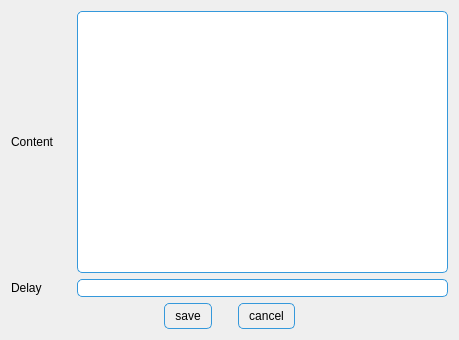
<?xml version="1.0" encoding="UTF-8"?>
<ui version="4.0">
 <class>Form</class>
 <widget class="QWidget" name="Form">
  <property name="geometry">
   <rect>
    <x>0</x>
    <y>0</y>
    <width>459</width>
    <height>340</height>
   </rect>
  </property>
  <property name="windowTitle">
   <string>Form</string>
  </property>
  <property name="styleSheet">
   <string notr="true">QPlainTextEdit{
    background-color: white;
    border: 1px solid #3498db;
    border-radius: 5px;
}

QLineEdit{
    background-color: white;
    border: 1px solid #3498db;
    border-radius: 5px;
}

QPushButton{
    border: 1px solid #3498db;
    border-radius: 5px;
	padding-top: 5px;
	padding-bottom: 5px; 
    padding-left: 10px; 
	padding-right: 10px; 
}

QPushButton::hover{
	background-color:rgb(153, 193, 241)
}</string>
  </property>
  <layout class="QVBoxLayout" name="verticalLayout">
   <item>
    <layout class="QHBoxLayout" name="horizontalLayout">
     <item>
      <widget class="QLabel" name="contentLable">
       <property name="sizePolicy">
        <sizepolicy hsizetype="Fixed" vsizetype="Preferred">
         <horstretch>0</horstretch>
         <verstretch>0</verstretch>
        </sizepolicy>
       </property>
       <property name="minimumSize">
        <size>
         <width>60</width>
         <height>0</height>
        </size>
       </property>
       <property name="text">
        <string>Content</string>
       </property>
      </widget>
     </item>
     <item>
      <widget class="QPlainTextEdit" name="contentInput"/>
     </item>
    </layout>
   </item>
   <item>
    <layout class="QHBoxLayout" name="horizontalLayout_2">
     <item>
      <widget class="QLabel" name="delayLabel">
       <property name="sizePolicy">
        <sizepolicy hsizetype="Fixed" vsizetype="Preferred">
         <horstretch>0</horstretch>
         <verstretch>0</verstretch>
        </sizepolicy>
       </property>
       <property name="minimumSize">
        <size>
         <width>60</width>
         <height>0</height>
        </size>
       </property>
       <property name="text">
        <string>Delay</string>
       </property>
      </widget>
     </item>
     <item>
      <widget class="QLineEdit" name="delayInput"/>
     </item>
    </layout>
   </item>
   <item>
    <layout class="QHBoxLayout" name="horizontalLayout_3">
     <item>
      <spacer name="horizontalSpacer">
       <property name="orientation">
        <enum>Qt::Orientation::Horizontal</enum>
       </property>
       <property name="sizeHint" stdset="0">
        <size>
         <width>40</width>
         <height>20</height>
        </size>
       </property>
      </spacer>
     </item>
     <item>
      <widget class="QPushButton" name="saveBtn">
       <property name="text">
        <string>save</string>
       </property>
      </widget>
     </item>
     <item>
      <spacer name="horizontalSpacer_3">
       <property name="orientation">
        <enum>Qt::Orientation::Horizontal</enum>
       </property>
       <property name="sizeType">
        <enum>QSizePolicy::Policy::Minimum</enum>
       </property>
       <property name="sizeHint" stdset="0">
        <size>
         <width>20</width>
         <height>20</height>
        </size>
       </property>
      </spacer>
     </item>
     <item>
      <widget class="QPushButton" name="cancelBtn">
       <property name="text">
        <string>cancel</string>
       </property>
      </widget>
     </item>
     <item>
      <spacer name="horizontalSpacer_2">
       <property name="orientation">
        <enum>Qt::Orientation::Horizontal</enum>
       </property>
       <property name="sizeHint" stdset="0">
        <size>
         <width>40</width>
         <height>20</height>
        </size>
       </property>
      </spacer>
     </item>
    </layout>
   </item>
  </layout>
 </widget>
 <resources/>
 <connections/>
</ui>
